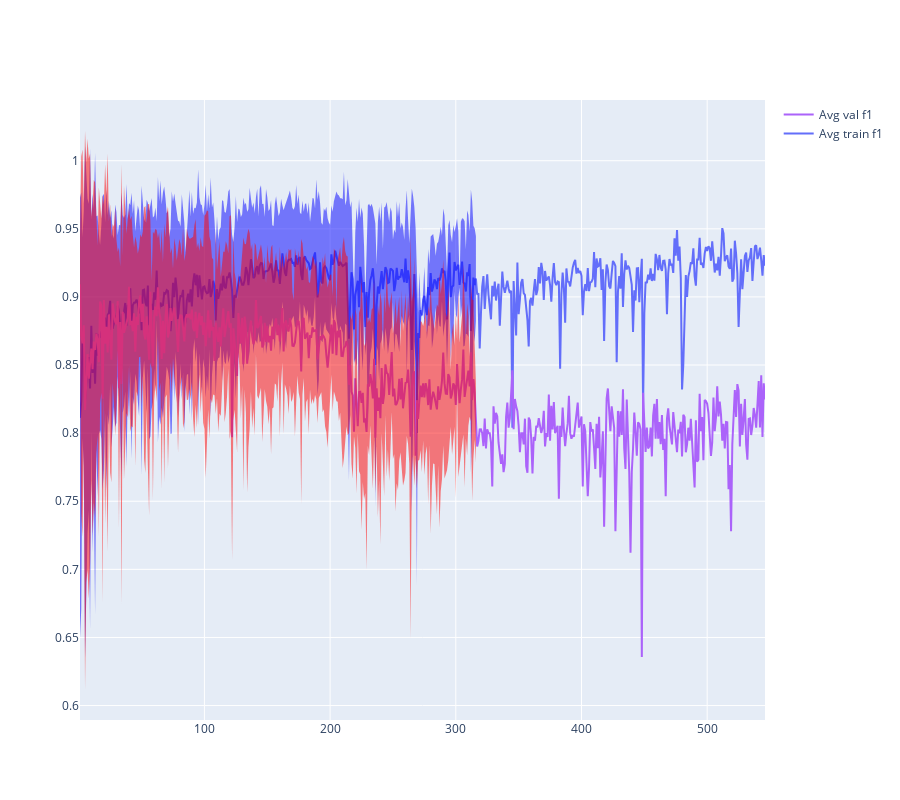

The notebook cell saved with this chart:
### Code cell
avg_plot("f1")

### Figure 1 — Plotly figure (JSON) as saved in the notebook; plotly's stock layout.template omitted (floating-point values rounded to 4 significant figures; data arrays with more than 128 entries replaced by an {"elided": "..."} marker saying what was removed)
{"data": [{"mode": "lines", "name": "Avg train f1", "type": "scatter", "x": {"elided": "546 int values"}, "y": {"elided": "546 float values"}}, {"line": {"width": 0}, "marker": {"color": "blue"}, "name": "trainupper bound", "showlegend": false, "type": "scatter", "x": {"elided": "546 int values"}, "y": {"elided": "546 float values"}}, {"fill": "tonexty", "line": {"width": 0}, "marker": {"color": "blue"}, "name": "trainlower bound", "showlegend": false, "type": "scatter", "x": {"elided": "546 int values"}, "y": {"elided": "546 float values"}}, {"mode": "lines", "name": "Avg val f1", "type": "scatter", "x": {"elided": "546 int values"}, "y": {"elided": "546 float values"}}, {"line": {"width": 0}, "marker": {"color": "red"}, "name": "valupper bound", "showlegend": false, "type": "scatter", "x": {"elided": "546 int values"}, "y": {"elided": "546 float values"}}, {"fill": "tonexty", "line": {"width": 0}, "marker": {"color": "red"}, "name": "vallower bound", "showlegend": false, "type": "scatter", "x": {"elided": "546 int values"}, "y": {"elided": "546 float values"}}], "layout": {"height": 800, "hovermode": "x"}}
